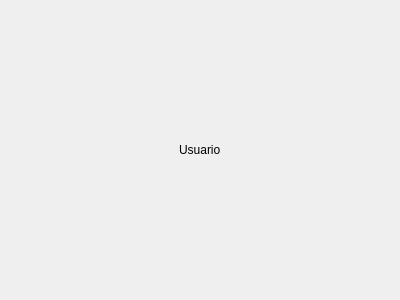
<?xml version="1.0" encoding="UTF-8"?>
<ui version="4.0">
 <class>Ventana</class>
 <widget class="QWidget" name="Ventana">
  <property name="geometry">
   <rect>
    <x>0</x>
    <y>0</y>
    <width>400</width>
    <height>300</height>
   </rect>
  </property>
  <property name="windowTitle">
   <string>Form</string>
  </property>
  <layout class="QGridLayout" name="gridLayout">
   <item row="0" column="1">
    <widget class="QLabel" name="lRespuesta">
     <property name="text">
      <string>Usuario</string>
     </property>
    </widget>
   </item>
   <item row="0" column="2">
    <spacer name="horizontalSpacer">
     <property name="orientation">
      <enum>Qt::Horizontal</enum>
     </property>
     <property name="sizeHint" stdset="0">
      <size>
       <width>40</width>
       <height>20</height>
      </size>
     </property>
    </spacer>
   </item>
   <item row="0" column="0">
    <spacer name="horizontalSpacer_2">
     <property name="orientation">
      <enum>Qt::Horizontal</enum>
     </property>
     <property name="sizeHint" stdset="0">
      <size>
       <width>40</width>
       <height>20</height>
      </size>
     </property>
    </spacer>
   </item>
  </layout>
 </widget>
 <resources/>
 <connections/>
</ui>
